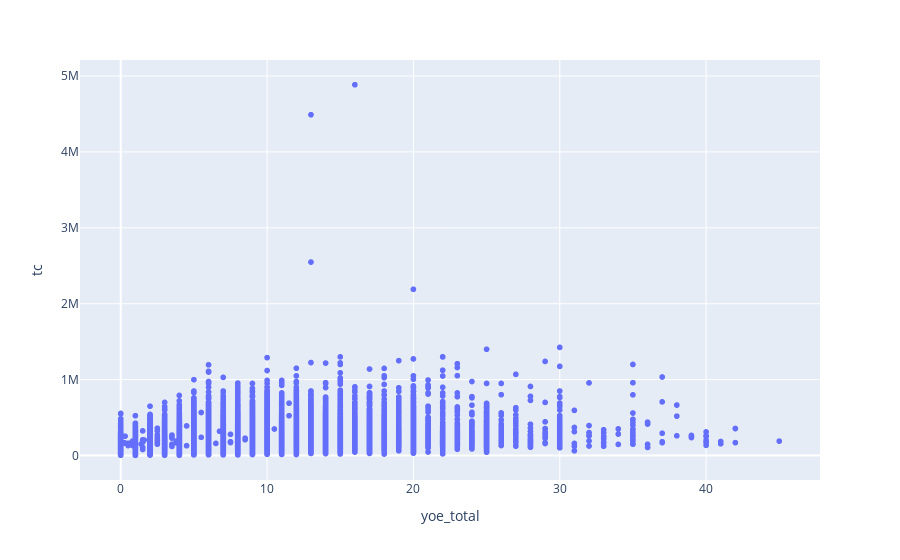

Notebook code cell kept with this figure:
### Code cell
px.scatter(df, x='yoe_total', y='tc')

### Figure 1 — Plotly figure (JSON) as saved in the notebook; plotly's stock layout.template omitted (floating-point values rounded to 4 significant figures; data arrays with more than 128 entries replaced by an {"elided": "..."} marker saying what was removed)
{"data": [{"hovertemplate": "yoe_total=%{x}<br>tc=%{y}<extra></extra>", "legendgroup": "", "marker": {"color": "#636efa", "symbol": "circle"}, "mode": "markers", "name": "", "showlegend": false, "type": "scattergl", "x": {"elided": "61223 float values"}, "xaxis": "x", "y": {"elided": "61223 int values"}, "yaxis": "y"}], "layout": {"legend": {"tracegroupgap": 0}, "margin": {"t": 60}, "xaxis": {"anchor": "y", "domain": [0, 1], "title": {"text": "yoe_total"}}, "yaxis": {"anchor": "x", "domain": [0, 1], "title": {"text": "tc"}}}}
